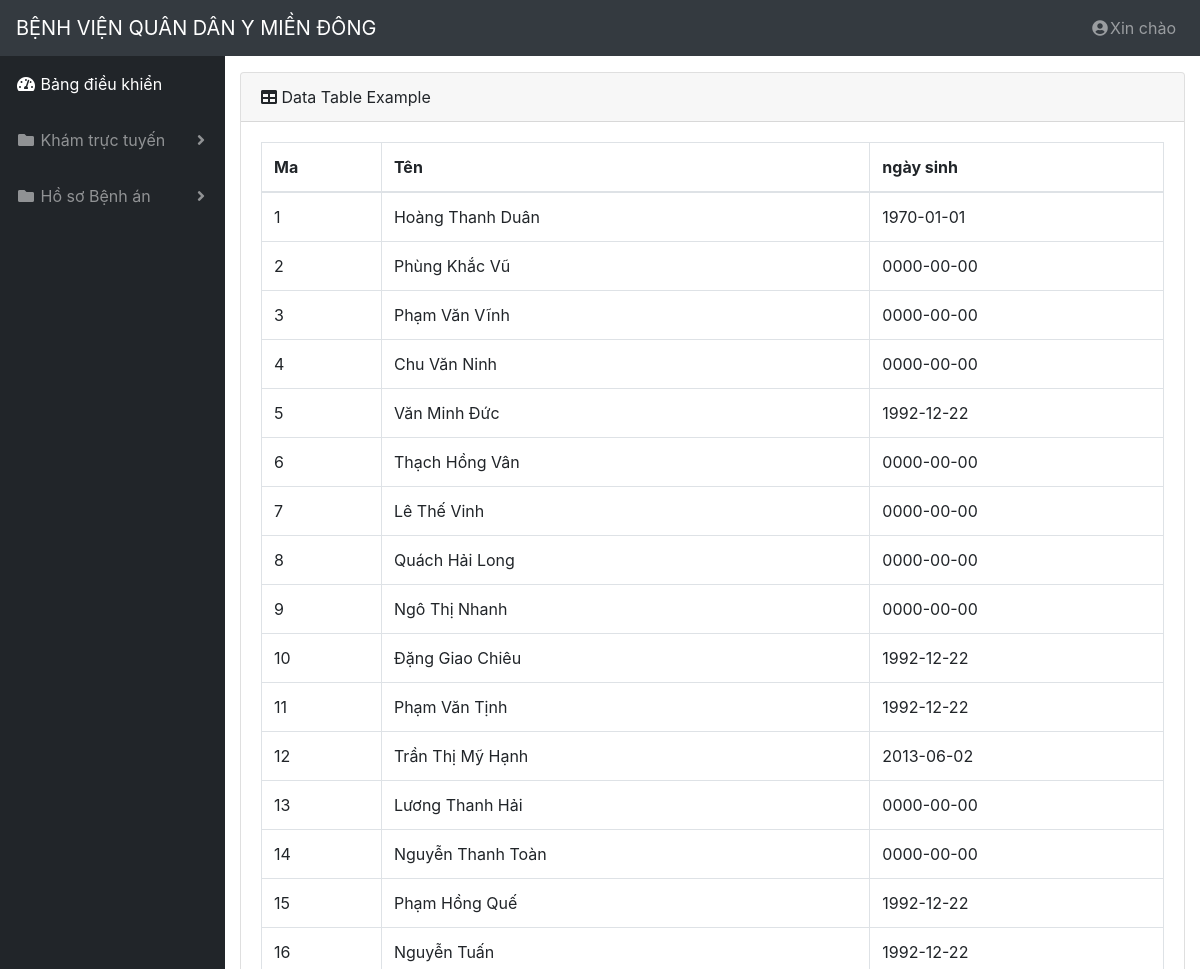
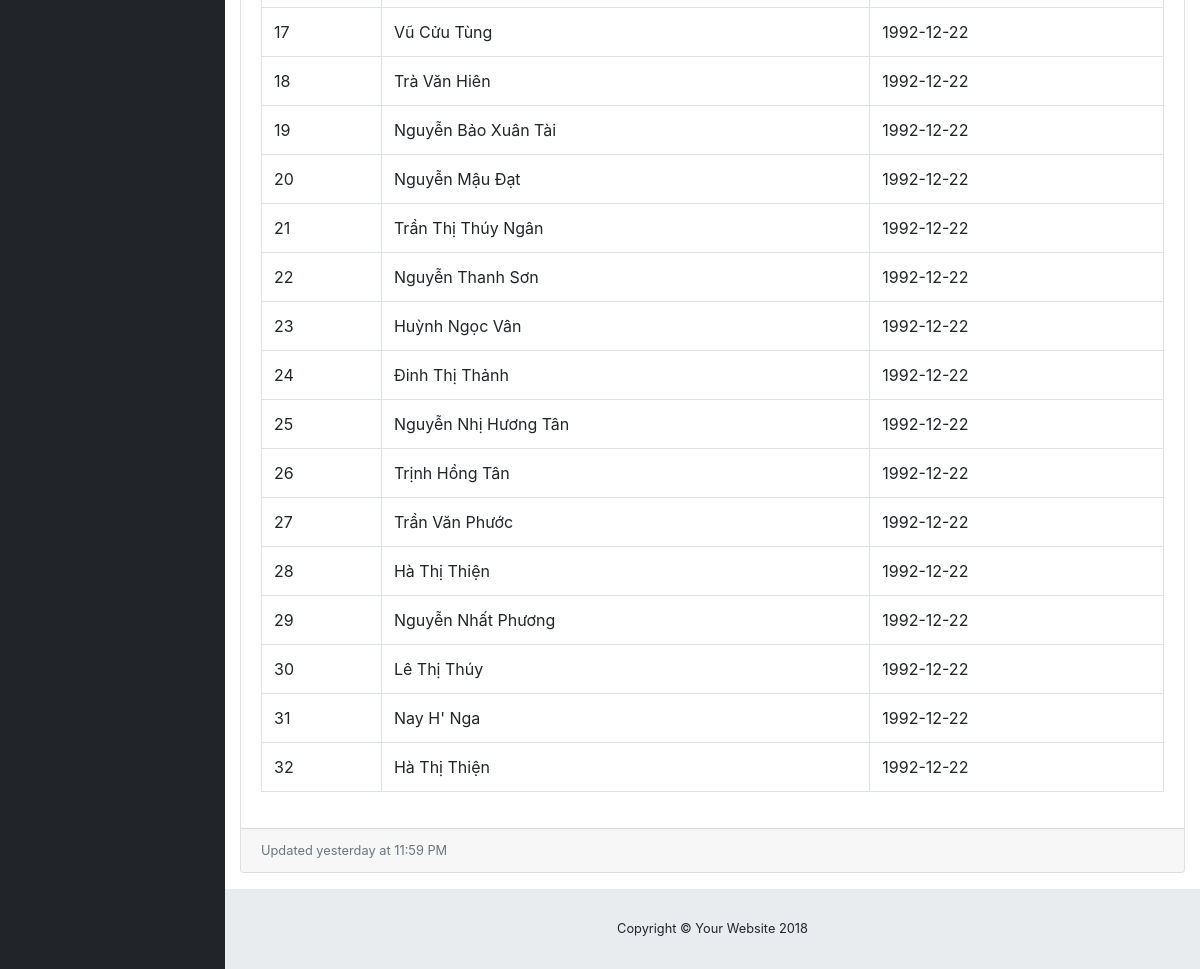
The app's page / (signed in) with its own data (2 pictures, top to bottom).
### tables this page shows
CREATE TABLE `tblbacsi` (
  `id` int(11) NOT NULL,
  `ten` varchar(255) NOT NULL,
  `idKhoa` int(11) NOT NULL,
  `ngaySinh` date DEFAULT NULL,
  `gioiTinh` char(3) NOT NULL,
  `diaChi` varchar(100) NOT NULL DEFAULT 'Quận 9, TPHCM',
  `CMND` char(9) NOT NULL,
  `danToc` varchar(255) DEFAULT NULL,
  `trinhDo` char(2) NOT NULL,
  `BHYT` char(15) DEFAULT NULL,
  `soDT` char(11) NOT NULL,
  `idDangnhap` int(11) NOT NULL
);

### index.php (called while the page is built, shortened)
<?php
include('lib/router.php');

### views/home.php (the view, shortened to what this page needs)
<?php include('header.php') ?>
    <div id="content-wrapper">
        <div class="container-fluid">
        <?php
            $conn = connection::_open();
            $sql= "select * from tblbacsi";
            $result = mysqli_query($conn,$sql);
        ?>
          <div class="card mb-3">
            <div class="card-header">
              <i class="fas fa-table"></i>
              Data Table Example</div>
            <div class="card-body">
              <div class="table-responsive">
                <table class="table table-bordered" id="dataTable" width="100%" cellspacing="0">
                    <thead>
                        <tr>
                            <th>Ma</th>
                            <th>Tên</th>
                            <th>ngày sinh</th>
                        </tr>
                    </thead>
                    <tbody>
                    <?php
                       while($item = mysqli_fetch_array($result)) {
                            echo "<tr>";
                            echo "<td>".$item['id']."</td>";
                            echo "<td>".$item['ten']."</td>";
                            echo "<td>".$item['ngaySinh']."</td>";
                            echo "</tr>";
                        }
                    ?>
                    </tbody>
                </table>
              </div>
            </div>
            <div class="card-footer small text-muted">Updated yesterday at 11:59 PM</div>
          </div>
        </div>
        <footer class="sticky-footer">
          <div class="container my-auto">
            <div class="copyright text-center my-auto">
              <span>Copyright © Your Website 2018</span>
            </div>
          </div>
        </footer>
    </div>
<?php include('footer.php') ?>

### lib/router.php (shortened to what this page needs)
<?php
$request_uri = explode('?', $_SERVER['REQUEST_URI'], 2);
if( isset($_SESSION['user'] ) ){
    switch( $request_uri[0] ){
        case '/':
            require 'views/home.php';
            break;
    }
}
?>

### views/header.php (shortened to what this page needs)
<!DOCTYPE html>
<html lang="en">
  <head>
    <link href="vendor/bootstrap/css/bootstrap.min.css" rel="stylesheet">
    <link href="vendor/fontawesome-free/css/all.min.css" rel="stylesheet" type="text/css">
    <link href="css/bootstrap-datepicker.css" rel="stylesheet" type="text/css">
    <link href="css/chosen.min.css" rel="stylesheet" type="text/css">
    <link href="css/jquery.dataTables.min.css" rel="stylesheet" type="text/css">
    <link href="css/sb-admin.css" rel="stylesheet">
    <link href="css/custom.css" rel="stylesheet">
  </head>
  <body id="page-top">
    <nav class="navbar navbar-expand navbar-dark bg-dark static-top">
      <a class="navbar-brand mr-1" href="/">BỆNH VIỆN QUÂN DÂN Y MIỀN ĐÔNG</a>
      <ul class="navbar-nav ml-auto ml-md-0">
        <li class="nav-item dropdown no-arrow">
          <a class="nav-link dropdown-toggle" href="#" id="userDropdown" role="button" data-toggle="dropdown" aria-haspopup="true" aria-expanded="false">
            <i class="fas fa-user-circle fa-fw"></i>Xin chào
          </a>
        </li>
      </ul>
    </nav>
    <div id="wrapper">
      <ul class="sidebar navbar-nav">
        <li class="nav-item active">
          <a class="nav-link" href="/">
            <i class="fas fa-fw fa-tachometer-alt"></i>
            <span>Bảng điều khiển</span>
          </a>
        </li>
        <li class="nav-item dropdown">
			<a class="nav-link dropdown-toggle" href="#" id="pagesDropdown" role="button" data-toggle="dropdown" aria-haspopup="true" aria-expanded="false">
				<i class="fas fa-fw fa-folder"></i>
				<span>Khám trực tuyến</span>
			</a>
        </li>
        <li class="nav-item dropdown">
			<a class="nav-link dropdown-toggle" href="#" id="pagesDropdown" role="button" data-toggle="dropdown" aria-haspopup="true" aria-expanded="false">
				<i class="fas fa-fw fa-folder"></i>
				<span>Hồ sơ Bệnh án</span>
			</a>
        </li>
      </ul>

### views/footer.php (shortened to what this page needs)
</div>
  </body>
</html>

### css/sb-admin.css (style rules this page uses)
html { position: relative; min-height: 100%; }
body { height: 100%; }
#wrapper { display: -webkit-box; display: -ms-flexbox; display: flex; }
#wrapper #content-wrapper { overflow-x: hidden; width: 100%; padding-top: 1rem; padding-bottom: 80px; }
.navbar-nav .nav-item.active .nav-link { color: #fff; }
.navbar-nav .nav-item.dropdown .dropdown-toggle::after { width: 1rem; text-align: center; float: right; vertical-align: 0; border: 0; font-weight: 900; content: '\f105'; font-family: 'Font Awesome 5 Free'; }
.navbar-nav .nav-item.dropdown.no-arrow .dropdown-toggle::after { display: none; }
.sidebar { width: 90px !important; background-color: #212529; min-height: calc(100vh - 56px); }
.sidebar .nav-item:last-child { margin-bottom: 1rem; }
.sidebar .nav-item .nav-link { text-align: center; padding: 0.75rem 1rem; width: 90px; }
.sidebar .nav-item .nav-link span { font-size: 0.65rem; display: block; }
.sidebar .nav-item.dropdown .dropdown-toggle::after { display: none; }
.sidebar .nav-item .nav-link { color: rgba(255, 255, 255, 0.5); }
@media (min-width: 768px) { .sidebar { width: 225px !important; } }
@media (min-width: 768px) { .sidebar .nav-item .nav-link { display: block; width: 100%; text-align: left; padding: 1rem; width: 225px; } }
@media (min-width: 768px) { .sidebar .nav-item .nav-link span { font-size: 1rem; display: inline; } }
@media (min-width: 768px) { .sidebar .nav-item.dropdown .dropdown-toggle::after { display: block; } }
:root { --input-padding-x: 0.75rem; --input-padding-y: 0.75rem; }
footer.sticky-footer { display: -webkit-box; display: -ms-flexbox; display: flex; position: absolute; right: 0; bottom: 0; width: calc(100% - 90px); height: 80px; background-color: #e9ecef; }
footer.sticky-footer .copyright { line-height: 1; font-size: 0.8rem; }
@media (min-width: 768px) { footer.sticky-footer { width: calc(100% - 225px); } }

### css/custom.css (style rules this page uses)
.bg-dark { background: #343a40; }

### records on screen
tblbacsi: id "1", ten "Hoàng Thanh Duân", ngaySinh "1970-01-01"
tblbacsi: id "2", ten "Phùng Khắc Vũ", ngaySinh "0000-00-00"
tblbacsi: id "3", ten "Phạm Văn Vĩnh", ngaySinh "0000-00-00"
tblbacsi: id "4", ten "Chu Văn Ninh", ngaySinh "0000-00-00"
tblbacsi: id "5", ten "Văn Minh Đức", ngaySinh "1992-12-22"
tblbacsi: id "6", ten "Thạch Hồng Vân", ngaySinh "0000-00-00"
tblbacsi: id "7", ten "Lê Thế Vinh", ngaySinh "0000-00-00"
tblbacsi: id "8", ten "Quách Hải Long", ngaySinh "0000-00-00"
tblbacsi: id "9", ten "Ngô Thị Nhanh", ngaySinh "0000-00-00"
tblbacsi: id "10", ten "Đặng Giao Chiêu", ngaySinh "1992-12-22"
tblbacsi: id "11", ten "Phạm Văn Tịnh", ngaySinh "1992-12-22"
tblbacsi: id "12", ten "Trần Thị Mỹ Hạnh", ngaySinh "2013-06-02"
tblbacsi: id "13", ten "Lương Thanh Hải", ngaySinh "0000-00-00"
tblbacsi: id "14", ten "Nguyễn Thanh Toàn", ngaySinh "0000-00-00"
tblbacsi: id "15", ten "Phạm Hồng Quế", ngaySinh "1992-12-22"
tblbacsi: id "16", ten "Nguyễn Tuấn", ngaySinh "1992-12-22"
tblbacsi: id "17", ten "Vũ Cửu Tùng", ngaySinh "1992-12-22"
tblbacsi: id "18", ten "Trà Văn Hiên", ngaySinh "1992-12-22"
tblbacsi: id "19", ten "Nguyễn Bảo Xuân Tài", ngaySinh "1992-12-22"
tblbacsi: id "20", ten "Nguyễn Mậu Đạt", ngaySinh "1992-12-22"
tblbacsi: id "21", ten "Trần Thị Thúy Ngân", ngaySinh "1992-12-22"
tblbacsi: id "22", ten "Nguyễn Thanh Sơn", ngaySinh "1992-12-22"
tblbacsi: id "23", ten "Huỳnh Ngọc Vân", ngaySinh "1992-12-22"
tblbacsi: id "24", ten "Đinh Thị Thảnh", ngaySinh "1992-12-22"
tblbacsi: id "25", ten "Nguyễn Nhị Hương Tân", ngaySinh "1992-12-22"
tblbacsi: id "26", ten "Trịnh Hồng Tân", ngaySinh "1992-12-22"
tblbacsi: id "27", ten "Trần Văn Phước", ngaySinh "1992-12-22"
tblbacsi: id "28", ten "Hà Thị Thiện", ngaySinh "1992-12-22"
tblbacsi: id "29", ten "Nguyễn Nhất Phương", ngaySinh "1992-12-22"
tblbacsi: id "30", ten "Lê Thị Thúy", ngaySinh "1992-12-22"
tblbacsi: id "31", ten "Nay H' Nga", ngaySinh "1992-12-22"
tblbacsi: id "32", ten "Hà Thị Thiện", ngaySinh "1992-12-22"
